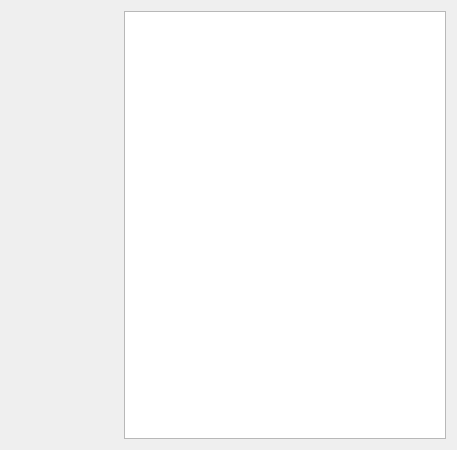
<?xml version="1.0" encoding="UTF-8"?>
<ui version="4.0">
 <class>CLampRealTimeDataDialog</class>
 <widget class="QDialog" name="CLampRealTimeDataDialog">
  <property name="geometry">
   <rect>
    <x>0</x>
    <y>0</y>
    <width>457</width>
    <height>450</height>
   </rect>
  </property>
  <property name="windowTitle">
   <string>路灯实时数据</string>
  </property>
  <layout class="QHBoxLayout" name="horizontalLayout" stretch="1,3">
   <item>
    <widget class="QWidget" name="widget_pictrue" native="true"/>
   </item>
   <item>
    <widget class="QTableWidget" name="tableWidget_realData"/>
   </item>
  </layout>
 </widget>
 <resources/>
 <connections/>
</ui>
